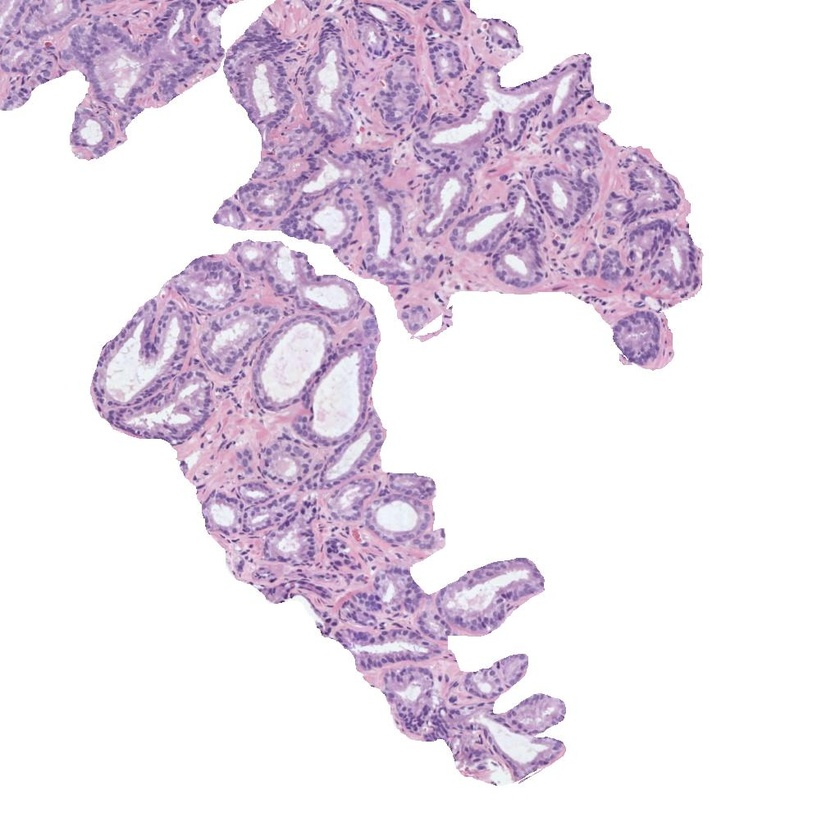
#> input picture 05MIAR_Aprendizaje_Supervisado/Act/histo_2.jpg, 840 x 840 px, shrunk from 1024 x 1024 before the run, found by its file name
$ jupyter execute --allow-errors Actividad_C1_P1_LozanoRodriguez_Jesus.ipynb
#> lines starting #> are read from the running program, lines starting #| are printed output that depends on the picture; after the words box and inside, x2 and y2 are one past the last pixel; in counts of white or black regions, pixels touching at a corner belong together
## Convocatoria 1 - Proyecto 1

#### 0) Cargar una de las imágenes histológicas

[cell 1]
# Obtener las imagen 'histo_x.jpg'

[cell 2]
# Implementamos el acceso a los .jpg de manera comoda.
import requests
# URL directa a la imagen en bruto
image_url1 = "https://raw.githubusercontent.com/JLRRC/MASTERIA/main/05MIAR_Aprendizaje_Supervisado/Act/histo_1.jpg"
output_path1 = "histo_1.jpg"  # Nombre para guardar la imagen localmente
image_url2 = "https://raw.githubusercontent.com/JLRRC/MASTERIA/main/05MIAR_Aprendizaje_Supervisado/Act/histo_2.jpg"
output_path2 = "histo_2.jpg"  # Nombre para guardar la imagen localmente

# Descargar la imagen1
response = requests.get(image_url1)
if response.status_code == 200:
    with open(output_path1, "wb") as file:
        file.write(response.content)
    print(f"Imagen descargada exitosamente como: {output_path1}")
else:
    print(f"Error al descargar la imagen. Código de estado: {response.status_code}")

# Descargar la imagen2
response = requests.get(image_url2)
if response.status_code == 200:
    with open(output_path2, "wb") as file:
        file.write(response.content)
    print(f"Imagen descargada exitosamente como: {output_path2}")
else:
    print(f"Error al descargar la imagen. Código de estado: {response.status_code}")

# **SECCIÓN 01 - Para la imagen histo_1.jpg**

[cell 3]
# Utilizar la librería skimage.io para leer la imagen 'histo_x.jpg' en formato RGB.
# Normalizar la imagen para que los píxeles se encuentren en el rango [0, 1]
# Visualizar la imagen

[cell 4]
# Importar las librerías necesarias; skimage y matplotlib
import numpy as np
import matplotlib.pyplot as plt
from skimage import io, filters, img_as_ubyte, color, measure
from skimage.filters import gaussian, threshold_otsu
from skimage.segmentation import flood
from skimage.util import img_as_ubyte
from scipy.ndimage import binary_fill_holes


# Leer la imagen en formato RGB
#image_path = "histo_1.jpg"
image_path = "histo_2.jpg"
image = io.imread(image_path)
#> image is the input picture: shape (840, 840, 3); mean R, G, B 233.3, 223.2, 234.9

[cell 5]
# Normalizar la imagen para que los píxeles se encuentren en el rango [0, 1]
image_normalized = image / 255.0

# Visualizar la imagen
plt.figure(figsize=(6, 6))
plt.imshow(image_normalized)
plt.title("Imagen Normalizada (RGB)")
plt.axis("off")
plt.show()

#### 1) Realizar una transformación de color para convertir la imagen al espacio de color CMYK

[cell 6]
# Extraer la componente magenta de la imagen (que corresponde a la región tisular)
# Visualizar la imagen del canal magenta

[cell 7]
# Normalizar los canales RGB al rango [0, 1]
red_channel = image_normalized[:, :, 0]
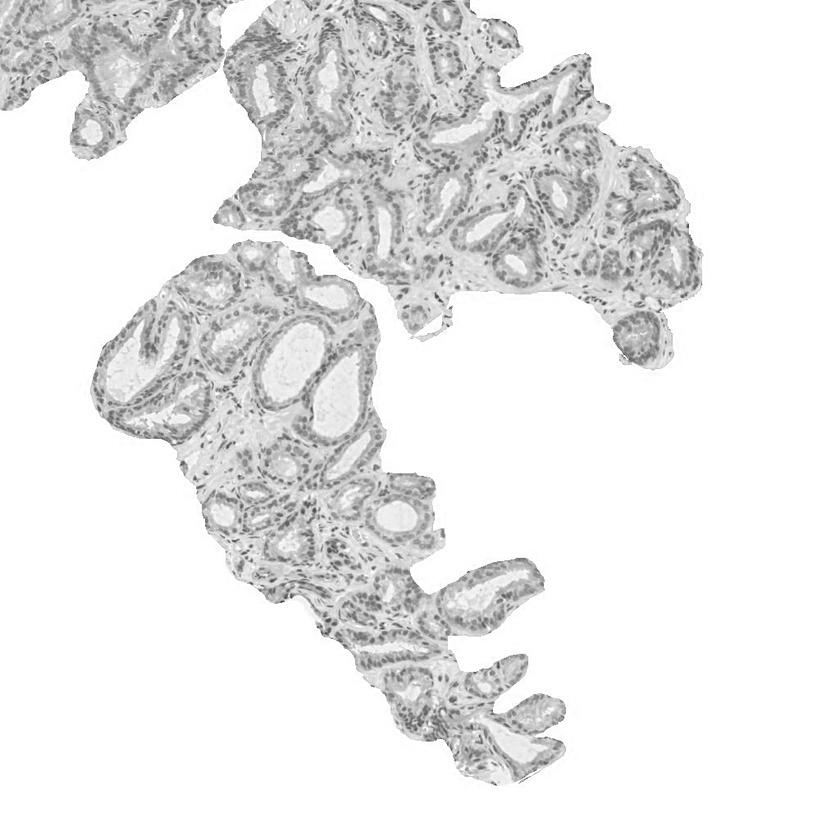
#> red_channel: shape (840, 840) float64; min 0.231, max 1, mean 0.915
green_channel = image_normalized[:, :, 1]
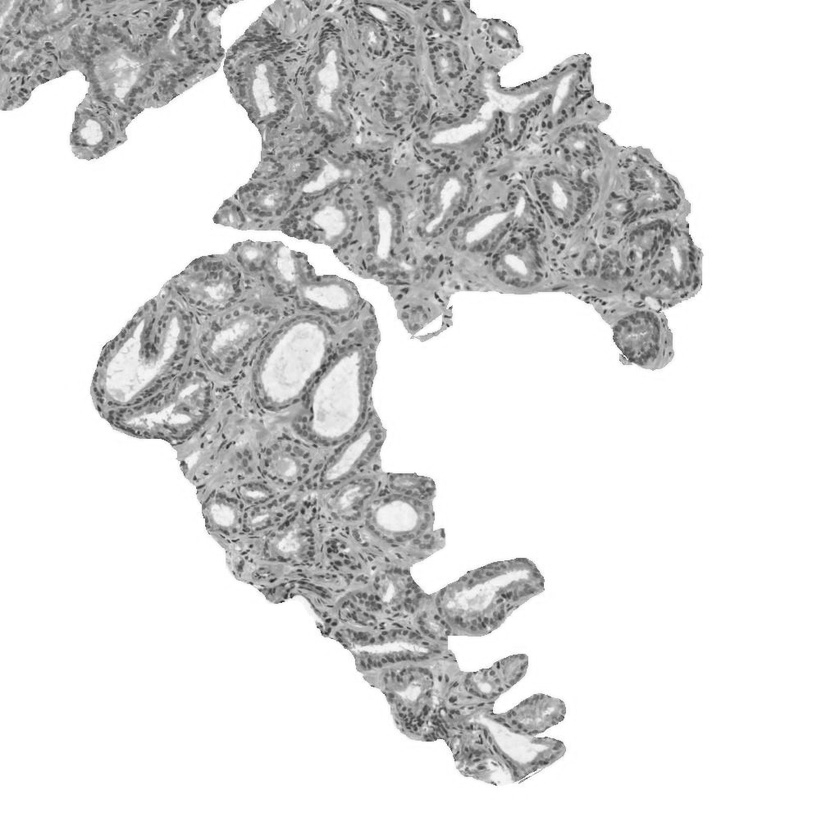
#> green_channel: shape (840, 840) float64; min 0.118, max 1, mean 0.875
blue_channel = image_normalized[:, :, 2]

# Calcular los valores CMY
cyan = 1 - red_channel
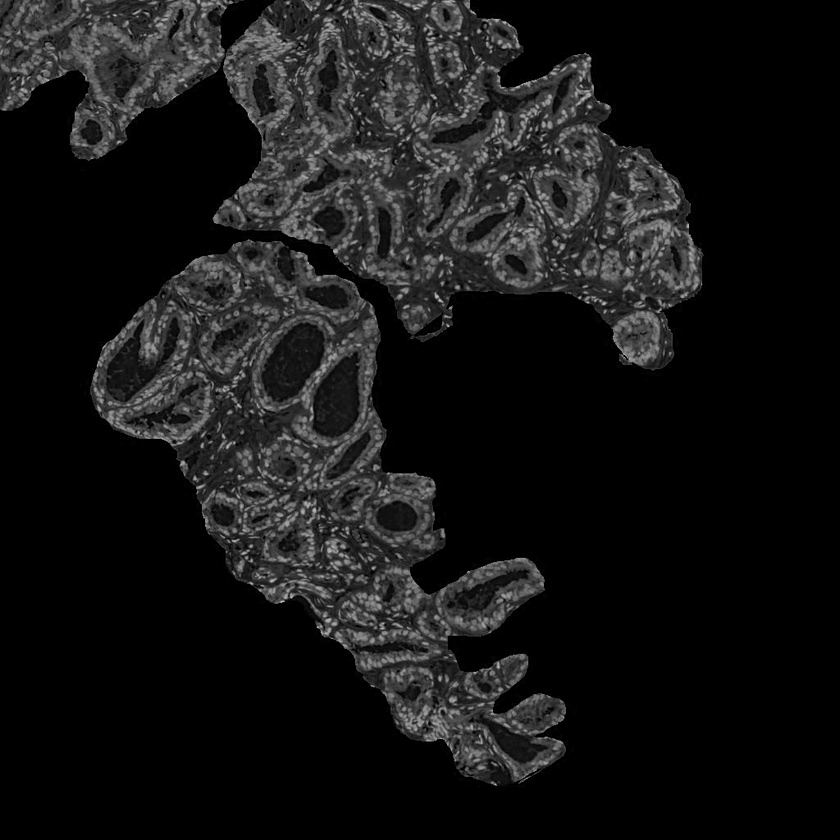
#> cyan: shape (840, 840) float64; min 0, max 0.769, mean 0.085
magenta = 1 - green_channel
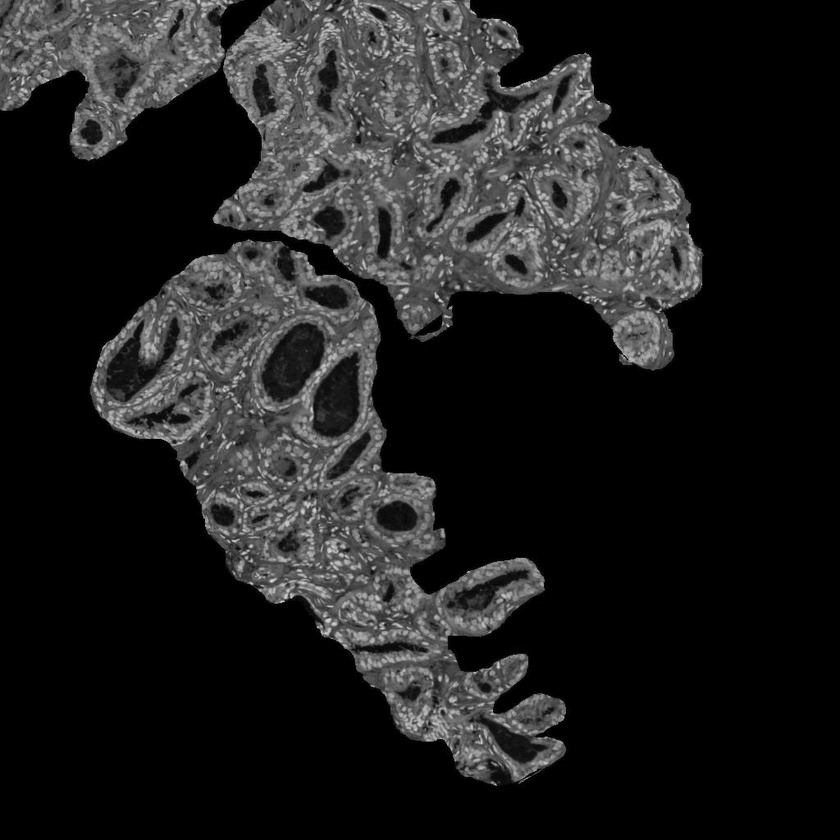
#> magenta: shape (840, 840) float64; min 0, max 0.882, mean 0.125
yellow = 1 - blue_channel

# Ajustar la fórmula para obtener el canal Magenta en CMYK
magenta_component = magenta

# Visualizar la imagen normalizada del canal magenta
plt.figure(figsize=(6, 6))
plt.imshow(magenta_component, cmap='magma')
plt.title("Componente Magenta de la Imagen")
plt.axis("off")
plt.show()

#### 2) Umbralizar la imagen para separar los píxeles del fondo de la región tisular

[cell 8]
# Aplicar un filtro gaussiano de tamaño 5x5 y después utilizar el método de Otsu de manera que
# los píxeles correspondientes al lumen y al background de la imagen sean 1s y el resto de los píxeles tengan un valor de 0.
# Nota: Recordar que el método de Otsu requiere como input una imagen en el rango [0-255] en formato "uint8".
# Visualizar la máscara resultante

[cell 9]
# Aplicar un filtro gaussiano con sigma ajustado
gaussian_filtered = gaussian(magenta_component, sigma=2.0, mode='reflect')  # Ajustar sigma

# Convertir la imagen al rango [0, 255] en formato uint8
gaussian_filtered_uint8 = img_as_ubyte(gaussian_filtered)

# Calcular el umbral de Otsu
otsu_threshold = threshold_otsu(gaussian_filtered_uint8)
#> otsu_threshold = 49
print(f"Umbral calculado por Otsu: {otsu_threshold}")
#| Umbral calculado por Otsu: 49

# Crear la máscara binaria (invertida para que lumen y fondo sean 1s)
binary_mask = gaussian_filtered_uint8 < otsu_threshold  # Invertimos el criterio
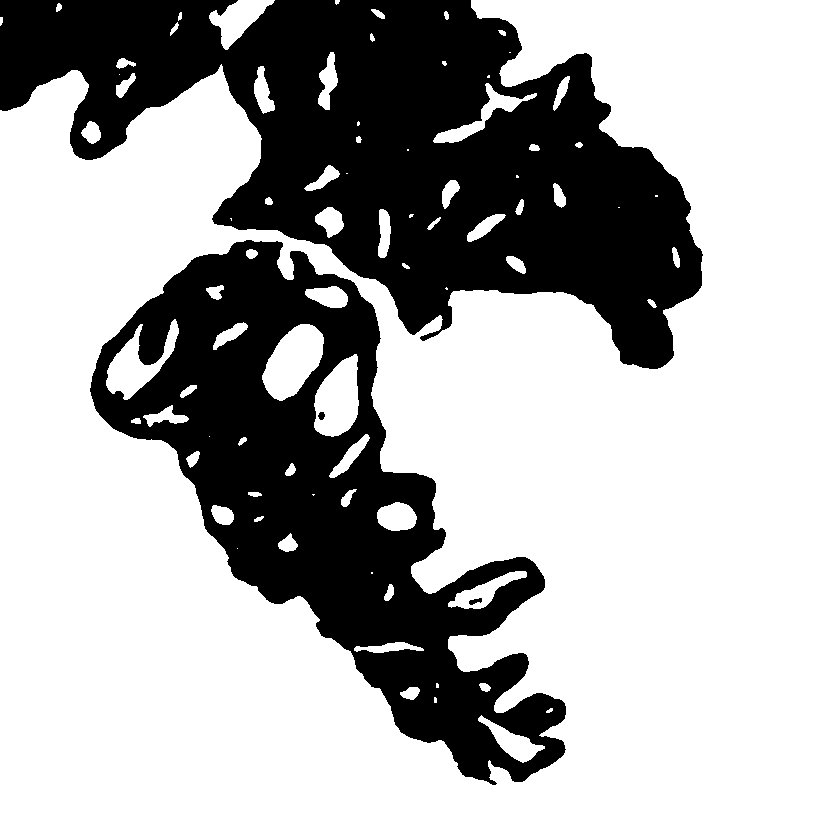
#> binary_mask: shape (840, 840) bool; 68.8% white; 4 black regions, box (x1, y1, x2, y2) and area: (0, 0, 703, 369) 128182, (90, 240, 566, 785) 92210, (469, 598, 482, 605) 54, (318, 412, 325, 420) 42

# Visualizar la máscara binaria
plt.figure(figsize=(8, 8))
plt.imshow(binary_mask, cmap='gray', interpolation='nearest')
plt.title(f"Máscara Otsu t={otsu_threshold}")
plt.axis("on")  # Mostrar ejes para referencia
plt.show()

# Verificar los valores únicos en la máscara para asegurarnos que son 0s y 1s
unique_values = np.unique(binary_mask)
#> unique_values = [False, True]
print(f"Valores únicos en la máscara: {unique_values}")
#| Valores únicos en la máscara: [False  True]
